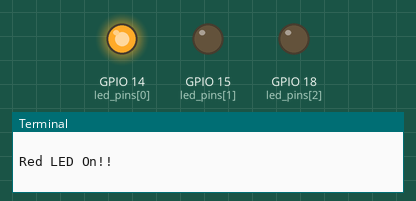
This program was run on a simulated Raspberry Pi (BCM pin numbers). Parts: output pins drawn as LEDs (lit = HIGH), the last lines printed to the terminal. At 15.0 s the program stops and its outputs stay as they are.

Above: at 0.2 s.
At 0.7 s:
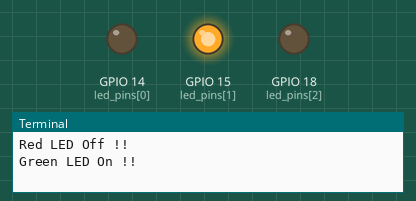
At 2.7 s:
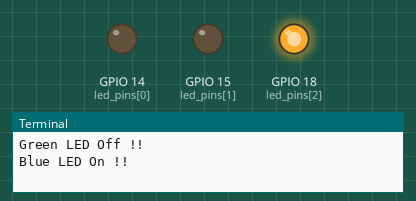
Timing chart, 0 to 3.5 s (numbered marks = the images above):
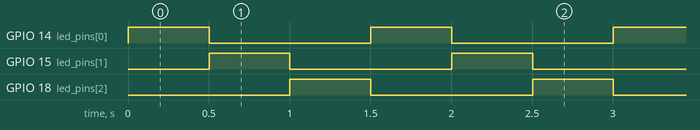

Measured:
- by itself, GPIO 14 (led_pins[0]), GPIO 15 (led_pins[1]): alternates HIGH for 0.50 s and LOW for 1.0 s, 20 changes in all, then stays LOW
- by itself, GPIO 18 (led_pins[2]): alternates HIGH for 0.50 s and LOW for 1.0 s

The program:

LJHmission01.py
```python
import RPi.GPIO as GPIO
import time

led_pins = [14, 15, 18]  #red는 14, green은 15, blue는 18에 연결

GPIO.setmode(GPIO.BCM)

GPIO.setup(led_pins, GPIO.OUT)

GPIO.output(led_pins, GPIO.LOW)

try:
	print("3 Color LED Control Start !!\n")
	for i in range(10):
		print("Red LED On!!\n")
		GPIO.output(led_pins[0], True)
		time.sleep(0.5)
		print("Red LED Off !!\nGreen LED On !!\n")
		GPIO.output(led_pins[0], False)
		GPIO.output(led_pins[1], True)
		time.sleep(0.5)
		print("Green LED Off !!\nBlue LED On !!\n")
		GPIO.output(led_pins[1], False)
		GPIO.output(led_pins[2], True)
		time.sleep(0.5)
		print("Blue LED Off")
		GPIO.output(led_pins[2], False)

except KeyboardInterrupt:
	pass

GPIO.cleanup()
```
